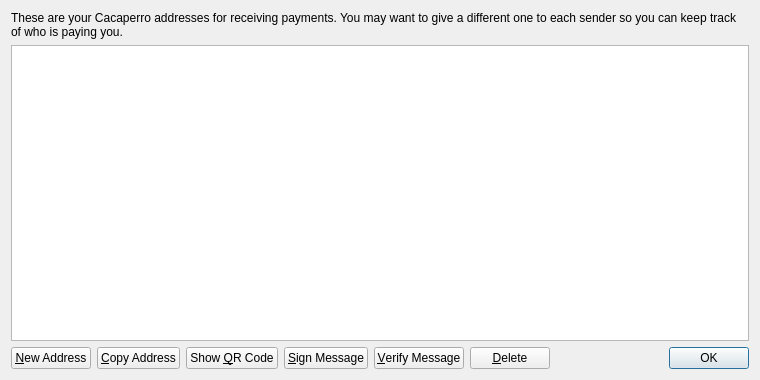
<?xml version="1.0" encoding="UTF-8"?>
<ui version="4.0">
 <class>AddressBookPage</class>
 <widget class="QWidget" name="AddressBookPage">
  <property name="geometry">
   <rect>
    <x>0</x>
    <y>0</y>
    <width>760</width>
    <height>380</height>
   </rect>
  </property>
  <property name="windowTitle">
   <string>Address Book</string>
  </property>
  <layout class="QVBoxLayout" name="verticalLayout">
   <item>
    <widget class="QLabel" name="labelExplanation">
     <property name="text">
      <string>These are your Cacaperro addresses for receiving payments. You may want to give a different one to each sender so you can keep track of who is paying you.</string>
     </property>
     <property name="textFormat">
      <enum>Qt::PlainText</enum>
     </property>
     <property name="wordWrap">
      <bool>true</bool>
     </property>
    </widget>
   </item>
   <item>
    <widget class="QTableView" name="tableView">
     <property name="contextMenuPolicy">
      <enum>Qt::CustomContextMenu</enum>
     </property>
     <property name="toolTip">
      <string>Double-click to edit address or label</string>
     </property>
     <property name="tabKeyNavigation">
      <bool>false</bool>
     </property>
     <property name="alternatingRowColors">
      <bool>true</bool>
     </property>
     <property name="selectionMode">
      <enum>QAbstractItemView::SingleSelection</enum>
     </property>
     <property name="selectionBehavior">
      <enum>QAbstractItemView::SelectRows</enum>
     </property>
     <property name="sortingEnabled">
      <bool>true</bool>
     </property>
     <attribute name="verticalHeaderVisible">
      <bool>false</bool>
     </attribute>
    </widget>
   </item>
   <item>
    <layout class="QHBoxLayout" name="horizontalLayout">
     <item>
      <widget class="QPushButton" name="newAddressButton">
       <property name="toolTip">
        <string>Create a new address</string>
       </property>
       <property name="text">
        <string>&amp;New Address</string>
       </property>
       <property name="icon">
        <iconset resource="../bitcoin.qrc">
         <normaloff>:/icons/add</normaloff>:/icons/add</iconset>
       </property>
      </widget>
     </item>
     <item>
      <widget class="QPushButton" name="copyToClipboard">
       <property name="toolTip">
        <string>Copy the currently selected address to the system clipboard</string>
       </property>
       <property name="text">
        <string>&amp;Copy Address</string>
       </property>
       <property name="icon">
        <iconset resource="../bitcoin.qrc">
         <normaloff>:/icons/editcopy</normaloff>:/icons/editcopy</iconset>
       </property>
      </widget>
     </item>
     <item>
      <widget class="QPushButton" name="showQRCode">
       <property name="text">
        <string>Show &amp;QR Code</string>
       </property>
       <property name="icon">
        <iconset resource="../bitcoin.qrc">
         <normaloff>:/icons/qrcode</normaloff>:/icons/qrcode</iconset>
       </property>
      </widget>
     </item>
     <item>
      <widget class="QPushButton" name="signMessage">
       <property name="toolTip">
        <string>Sign a message to prove you own a Bitcoin address</string>
       </property>
       <property name="text">
        <string>&amp;Sign Message</string>
       </property>
       <property name="icon">
        <iconset resource="../bitcoin.qrc">
         <normaloff>:/icons/edit</normaloff>:/icons/edit</iconset>
       </property>
      </widget>
     </item>
     <item>
      <widget class="QPushButton" name="verifyMessage">
       <property name="toolTip">
        <string>Verify a message to ensure it was signed with a specified Bitcoin address</string>
       </property>
       <property name="text">
        <string>&amp;Verify Message</string>
       </property>
       <property name="icon">
        <iconset resource="../bitcoin.qrc">
         <normaloff>:/icons/transaction_0</normaloff>:/icons/transaction_0</iconset>
       </property>
      </widget>
     </item>
     <item>
      <widget class="QPushButton" name="deleteButton">
       <property name="toolTip">
        <string>Delete the currently selected address from the list. Only sending addresses can be deleted.</string>
       </property>
       <property name="text">
        <string>&amp;Delete</string>
       </property>
       <property name="icon">
        <iconset resource="../bitcoin.qrc">
         <normaloff>:/icons/remove</normaloff>:/icons/remove</iconset>
       </property>
      </widget>
     </item>
     <item>
      <spacer name="horizontalSpacer">
       <property name="orientation">
        <enum>Qt::Horizontal</enum>
       </property>
       <property name="sizeHint" stdset="0">
        <size>
         <width>40</width>
         <height>20</height>
        </size>
       </property>
      </spacer>
     </item>
     <item>
      <widget class="QDialogButtonBox" name="buttonBox">
       <property name="sizePolicy">
        <sizepolicy hsizetype="Maximum" vsizetype="Fixed">
         <horstretch>0</horstretch>
         <verstretch>0</verstretch>
        </sizepolicy>
       </property>
       <property name="standardButtons">
        <set>QDialogButtonBox::Ok</set>
       </property>
      </widget>
     </item>
    </layout>
   </item>
  </layout>
 </widget>
 <resources>
  <include location="../bitcoin.qrc"/>
 </resources>
 <connections/>
</ui>
